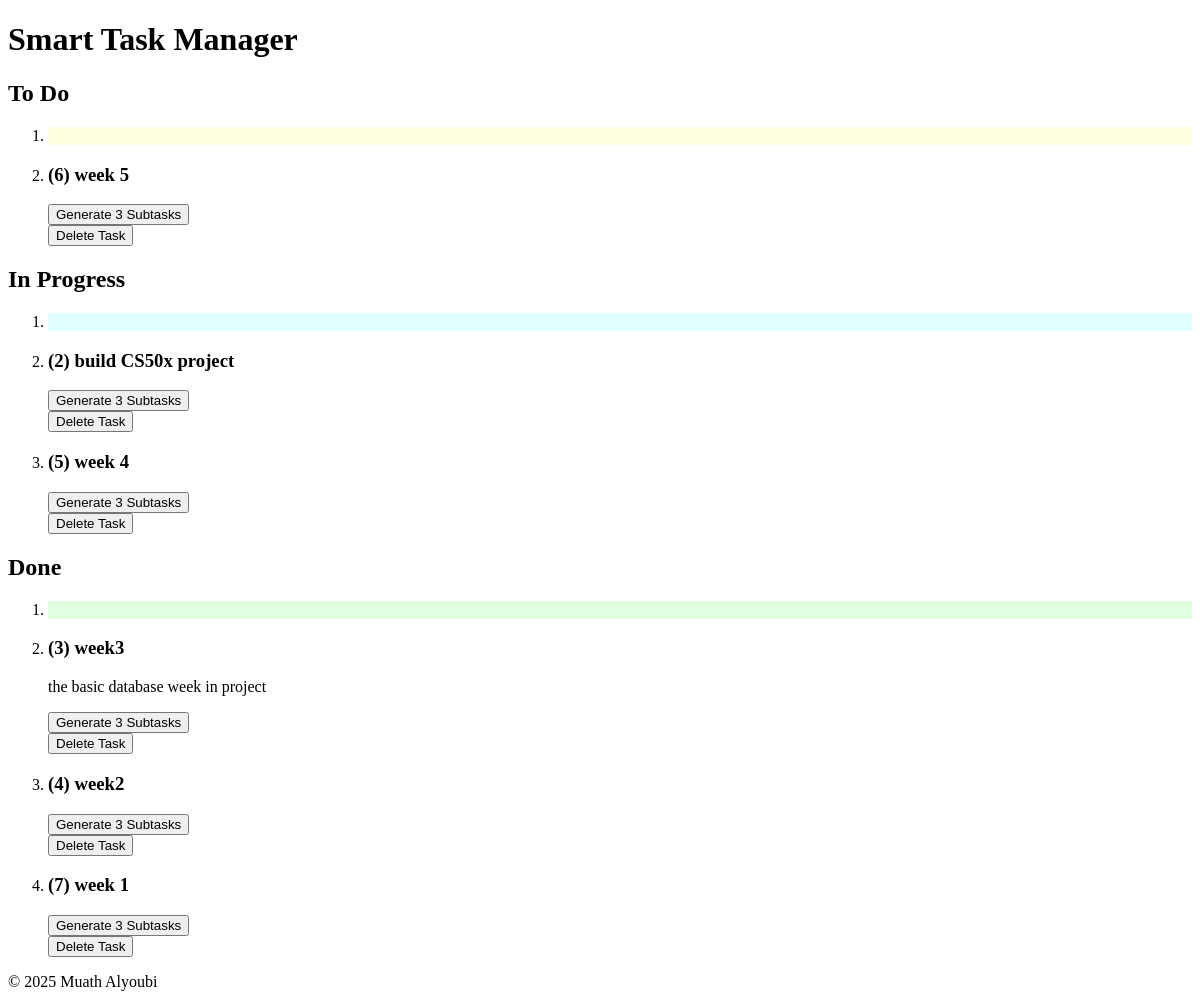
Before: / with the older database file.
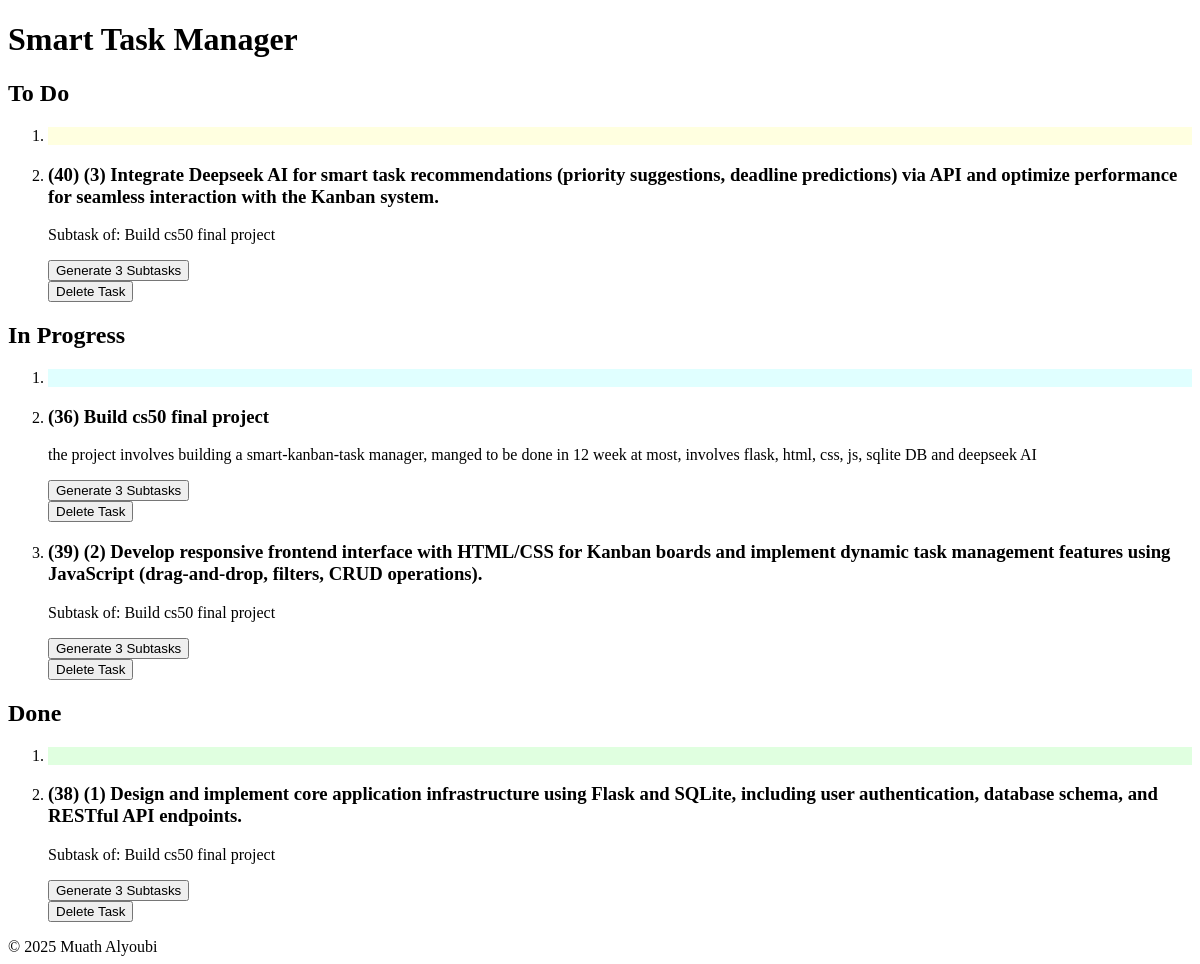
After: the same page with the newer database file.
### tables this page shows
CREATE TABLE tasks(
id INTEGER PRIMARY KEY AUTOINCREMENT NOT NULL,
title TEXT NOT NULL,
user_id INTEGER NOT NULL,
description TEXT,
status TEXT NOT NULL DEFAULT 'To Do',
created_at TIMESTAMP DEFAULT CURRENT_TIMESTAMP, priority TEXT NOT NULL, fatherTask TEXT DEFAULT '',
FOREIGN KEY (user_id) REFERENCES users(id) ON DELETE CASCADE
);

### app.py (the view)
@app.route("/")
def index():
    tasks = db.execute("SELECT * FROM tasks WHERE user_id = ?", (1,)).fetchall()
    return render_template("index.html", tasks=tasks)

### app.py (called while the page is built)
@app.teardown_appcontext
def teardown_appcontext_db(exception):
    close_db()

### templates/index.html (shortened to what this page needs)
{% extends "layout.html" %}
{% block body %}
        <header>
            <h1>Smart Task Manager</h1>
        </header>
        <main>
            <section id="kanban-board">
                <section id="todo-column" aria-labelledby="todo-heading" >
                    <h2 id="todo-heading">To Do</h2>
                    <ol class = "task-list" id="To Do">
                        <li style="background-color: #FFFFE0"></li>
                        {% for task in tasks %}
                            {% if task.status == 'To Do' %}
                                <li id="{{ task.id }}" draggable="true">
                                    <h3>({{ task.id }}) {{ task.title }} </h3>
                                    <p>{{ task.description }}</p>
                                    <button onclick="generateTask('{{ task.id}}')" id="sub-task">Generate 3 Subtasks</button>
                                    <br>
                                    <button onclick="deleteTask('{{ task.id }}')" id="sub-task">Delete Task</button>
                                </li>
                            {% endif %}
                        {% endfor %}
                    </ol>
                </section>
                <section id="in-progress-column"  aria-labelledby="in-progress-heading">
                    <h2 id="in-progress-heading">In Progress</h2>
                    <ol class = "task-list" id="In Progress">
                        <li style="background-color: #E0FFFF"></li>
                        {% for task in tasks %}
                            {% if task.status == 'In Progress' %}
                                <li id="{{ task.id }}" draggable="true">
                                    <h3>({{ task.id }}) {{ task.title }} </h3>
                                    <p>{{ task.description }}</p>
                                    <button onclick="generateTask('{{ task.id}}')" id="sub-task">Generate 3 Subtasks</button>
                                    <br>
                                    <button onclick="deleteTask('{{ task.id}}')" id="sub-task">Delete Task</button>
                                </li>
                            {% endif %}
                        {% endfor %}
                    </ol>
                </section>
                <section id="done-column" aria-labelledby="done-heading">
                    <h2 id="done-heading">Done</h2>
                    <ol class = "task-list" id="Done">
                        <li style="background-color: #E0FFE0"></li>
                        {% for task in tasks %}
                            {% if task.status == 'Done' %}
                                <li id="{{ task.id }}" draggable="true">
                                    <h3>({{ task.id }}) {{ task.title }} </h3>
                                    <p>{{ task.description }}</p>
                                    <button onclick="generateTask('{{ task.id}}')" id="sub-task">Generate 3 Subtasks</button>
                                    <br>
                                    <button onclick="deleteTask('{{ task.id }}')" id="sub-task">Delete Task</button>
                                </li>
                            {% endif %}
                        {% endfor %}
                    </ol>
                </section>
            </section>
        </main>
{% endblock %}

### templates/layout.html (shortened to what this page needs)
<!DOCTYPE html>
<html lang="en">
    <head>
        <link rel="stylesheet" href="{{ url_for('static', filename='css/style.css') }}">
    </head>
    <body>
        {% block body %}{% endblock %}
        <footer>
            &copy; 2025 Muath Alyoubi
        </footer>
    </body>
</html>

Changed rows visible on the page:
removed tasks: id "6", title "week 5", shown under "To Do"
removed tasks: id "2", title "build CS50x project", shown under "In Progress"
removed tasks: id "5", title "week 4", shown under "In Progress"
removed tasks: id "3", title "week3", description "the basic database week in project", shown under "Done"
removed tasks: id "4", title "week2", shown under "Done"
removed tasks: id "7", title "week 1", shown under "Done"
added tasks: id "40", title "(3) Integrate Deepseek AI for smart task recommendations (priority suggestions, deadline predictions) via API and optimize performance for seamless interaction with the Kanban system.", description "Subtask of: Build cs50 final project", shown under "To Do"
added tasks: id "36", title "Build cs50 final project", description "the project involves building a smart-kanban-task manager, manged to be done in 12 week at most, involves flask, html, css, js, sqlite DB and deepseek AI", shown under "In Progress"
added tasks: id "39", title "(2) Develop responsive frontend interface with HTML/CSS for Kanban boards and implement dynamic task management features using JavaScript (drag-and-drop, filters, CRUD operations).", description "Subtask of: Build cs50 final project", shown under "In Progress"
added tasks: id "38", title "(1) Design and implement core application infrastructure using Flask and SQLite, including user authentication, database schema, and RESTful API endpoints.", description "Subtask of: Build cs50 final project", shown under "Done"
